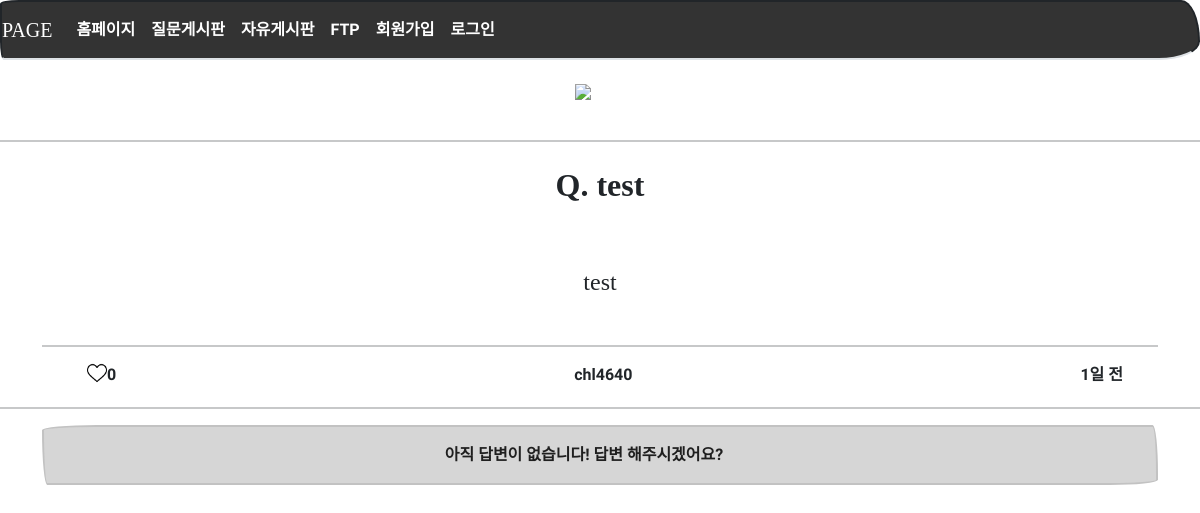
The page /question/detail/8/ on the database as committed earlier.
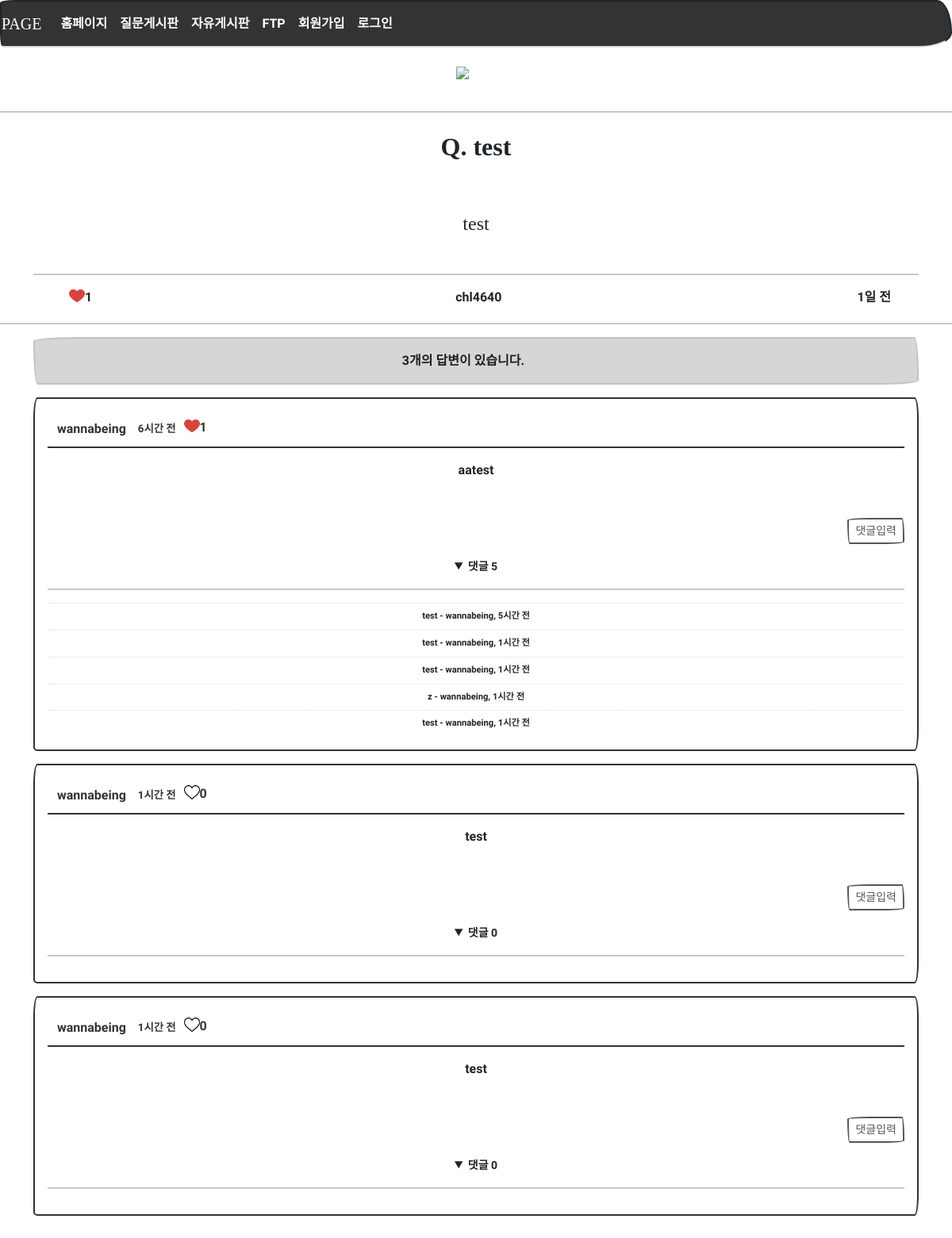
The same page on the database as committed later.
### models.py (models this page shows)
class Question(db.Model):
    id = db.Column(db.Integer, primary_key=True)
    subject = db.Column(db.String(200), nullable=False)
    content = db.Column(db.Text(), nullable=False)
    create_date = db.Column(db.DateTime(), nullable=False)
    user_id = db.Column(db.Integer, db.ForeignKey('user.id', ondelete='CASCADE'), nullable=False)
    user = db.relationship('User', backref=db.backref('question_set'))
    modify_date = db.Column(db.DateTime(), nullable=True)
    hits = db.Column(db.Integer, nullable=False, default='0')
    voter = db.relationship('User', secondary=question_voter, backref=db.backref('question_voter_set'))

class User(db.Model):
    id = db.Column(db.Integer, primary_key=True)    # id는 자동으로 증가하는 User 모델의 기본키
    username = db.Column(db.String(150), unique=True, nullable=False)
    password = db.Column(db.String(200), nullable=False)
    name = db.Column(db.String(150), nullable=False)
    email = db.Column(db.String(120), unique=True, nullable=False)

class Answer(db.Model):
    id = db.Column(db.Integer, primary_key=True)
    question_id = db.Column(db.Integer, db.ForeignKey('question.id', ondelete='CASCADE'))
    question = db.relationship('Question', backref=db.backref('answer_set'))
    content = db.Column(db.Text(), nullable=False)
    create_date = db.Column(db.DateTime(), nullable=False)
    user_id = db.Column(db.Integer, db.ForeignKey('user.id', ondelete='CASCADE'), nullable=False)
    user = db.relationship('User', backref=db.backref('answer_set'))
    modify_date = db.Column(db.DateTime(), nullable=True)
    voter = db.relationship('User', secondary=answer_voter, backref=db.backref('answer_voter_set'))

class Comment(db.Model):
    id = db.Column(db.Integer, primary_key=True)
    user_id = db.Column(db.Integer, db.ForeignKey('user.id', ondelete='CASCADE'), nullable=False)
    user = db.relationship('User', backref=db.backref('comment_set'))
    content = db.Column(db.Text(), nullable=False)
    create_date = db.Column(db.DateTime(), nullable=False)
    modify_date = db.Column(db.DateTime())
    board_id = db.Column(db.Integer, db.ForeignKey('board.id', ondelete='CASCADE'), nullable=True)
    board = db.relationship('Board', backref=db.backref('comment_set'))
    answer_id = db.Column(db.Integer, db.ForeignKey('answer.id', ondelete='CASCADE'), nullable=True)
    answer = db.relationship('Answer', backref=db.backref('comment_set'))
    voter = db.relationship('User', secondary=comment_voter, backref=db.backref('comment_voter_set'))

### views/question_views.py (the view)
@bp.route('/detail/<int:question_id>/')
def detail(question_id):
    form = AnswerForm()
    question = Question.query.get_or_404(question_id)
    question.hits += 1
    db.session.add(question)
    db.session.commit()
    return render_template('question/question_detail.html', question=question,form=form)

### filter.py (called while the page is built)
def format_datetime(value, fmt='%m월 %d일'):
    now = datetime.now()
    time = now - value
    if time < timedelta(minutes=1):
        return '방금 전'
    elif time < timedelta(hours=1):
        return str(int(time.seconds / 60)) + '분 전'
    elif time < timedelta(days=1):
        return str(int(time.seconds / 3600)) + '시간 전'
    elif time < timedelta(days=7):
        time = datetime.now().date() - value.date()
        return str(time.days) + '일 전'
    else:
        return value.strftime(fmt)

### views/login_views.py (called while the page is built)
@bp.before_app_request
def logged_in_user():
    user_id = session.get('user_id')
    if user_id is None:
        g.user = None
    else:
        g.user = User.query.get(user_id)

### templates/question/question_detail.html (shortened to what this page needs)
{% extends 'base.html' %}
{% block content %}
        <div>
  	        <center>
  	            <br>
  	            <img src="{{ url_for('static',filename='images/aq.png') }}"
                     width="50" style="margin-left: auto; margin-right: auto; display: block;" />
  	            <br>
  	        <hr width="100%" color="black" />
  	    </div>
<div class="container my-3 text-center">
    <h2 class="py-2" style="font-weight:bolder">Q. {{ question.subject }}</h2> <br><br>
        <h4>{{ question.content }}</h4> <br><hr>
        <div class="d-flex justify-content-between detail_q_title">
            <div class="d-flex" style="margin: 0px 10px">
                    {% if question.voter %}
                    <a href="#" class="recommend"
                       data-uri="{{ url_for('vote.question', question_id=question.id) }}">
                        <img src="{{ url_for('static',filename='images/after_like.png') }}"
                        width="20" style="margin-left: auto; margin-right: auto; display: block;" />
                    </a>
                    {% else %}
                    <a href="#" class="recommend"
                       data-uri="{{ url_for('vote.question', question_id=question.id) }}">
                        <img src="{{ url_for('static',filename='images/before_like.png') }}"
                        width="20" style="margin-left: auto; margin-right: auto; display: block;" />
                    </a>
                    {% endif %}
                    <div class="bg-light text-center font-weight-bolder mb-1">
                        {{ question.voter|length }}</div>
            </div>
            <div class="d-flex">
            {{ question.user.username }}
            </div>
            <div class="d-flex">
            {% if question.modify_date %}
                <p>{{ question.modify_date|datetime }}(수정)</p>
            {% else %}
                {{ question.create_date|datetime }}
            {% endif %}
            </div>
        </div>
</div>
<hr width="100%" color="black" />
<div class="container my-3 text-center">
    <div class="alert alert-dismissible alert-primary">
        {% if question.answer_set|length == 0 %}
        <strong>아직 답변이 없습니다! 답변 해주시겠어요?</strong>
        {% else %}
        <strong>{{ question.answer_set|length }}개의 답변이 있습니다.</strong>
        {% endif %}
    </div>
    {% for answer in question.answer_set %}
    <div class="card my-3">
        <div class="card-body">
            <div class="toast-header">
                <div class="detail_answer_id_text">{{ answer.user.username }}</div>
                <div class="detail_answer_time_text">
                    {% if answer.modify_date %}
                        {{ answer.modify_date|datetime }}(수정)
                    {% else %}
                        {{ answer.create_date|datetime }}
                    {% endif %}
                </div>
                <div class="d-flex" style="margin: 0px 10px">
                    {% if answer.voter %}
                    <a href="#" class="recommend" data-uri="{{ url_for('vote.answer', answer_id=answer.id) }}">
                        <img src="{{ url_for('static',filename='images/after_like.png') }}"
                        width="20" style="margin-left: auto; margin-right: auto; display: block;" />
                    </a>
                    {% else %}
                    <a href="#" class="recommend" data-uri="{{ url_for('vote.answer', answer_id=answer.id) }}">
                        <img src="{{ url_for('static',filename='images/before_like.png') }}"
                        width="20" style="margin-left: auto; margin-right: auto; display: block;" />
                    </a>
                    {% endif %}
                    <div class="bg-light text-center font-weight-bolder mb-1">{{ answer.voter|length }}</div>
                </div>
            </div>
            <div class="card-body">
                {{ answer.content }}
            </div>
            <div class="my-3 d-flex justify-content-end">
                <a href="{{ url_for('comment.create_answer', answer_id=answer.id) }}"
                class="btn btn-sm btn-outline-secondary">댓글입력</a>
            </div>
            <div>
                <details open>
                    <summary>
                        <small>댓글 {{ answer.comment_set|length }}</small>
                    </summary>
                    <hr>
                    {% if answer.comment_set|length > 0 %}
                    <div class="mt-3">
                        {% for comment in answer.comment_set %}
                        <div class="comment py-2 ">
                            <span style="white-space: pre-line;">{{ comment.content }}</span>
                            <span>
                                - {{ comment.user.username }}, {{ comment.create_date|datetime }}
                            </span>
                        </div>
                        {% endfor %}
                    </div>
                    {% endif %}
                </details>
            </div>
        </div>
    </div>
    {% endfor %}
</div> <br><br>
{% endblock %}

### templates/base.html (shortened to what this page needs)
<!doctype html>
<html lang="ko">
<head>
    <link rel="stylesheet" href="{{ url_for('static', filename='bootstrap.min.css') }}">
    <link rel="stylesheet" href="{{ url_for('static', filename='css/style.css') }}">
    <link rel="stylesheet" type="text/css" href="https://cdn.jsdelivr.net/gh/moonspam/NanumSquare@1.0/nanumsquare.css">
</head>
<body>
    {% include 'nav.html' %}
    {% block content %}
    {% endblock %}
</body>
</html>

### templates/nav.html (shortened to what this page needs)
<nav class="navbar navbar-expand-lg navbar-dark bg-primary border-bottom">
    <a class="navbar-brand" href="{{ url_for('main.home_page') }}">PAGE</a>
    <div class="collapse navbar-collapse flex-grow-0 text-center" id="navbarNav">
        <ul class="navbar-nav">
            <li class="nav-item ">
                <a class="nav-link" href="{{url_for('main.home_page')}}">홈페이지</a>
            </li>
            <li class="nav-item ">
                <a class="nav-link" href="{{url_for('question._list')}}">질문게시판</a>
            </li>
            <li class="nav-item ">
                <a class="nav-link" href="{{url_for('board._list')}}">자유게시판</a>
            </li>
            <li class="nav-item ">
                <a class="nav-link" href="{{url_for('files.main_page')}}">FTP</a>
            </li>
            {% if g.user %}
            <li class="nav-item ">
                <a class="nav-link" href="{{ url_for('login.logout') }}">{{ g.user.username }} (로그아웃)</a>
            </li>
            {% else %}
            <li class="nav-item justify-content-end">
                <a class="nav-link" href="{{url_for('login.signup')}}">회원가입</a>
            </li>
            <li class="nav-item justify-content-end">
                <a class="nav-link" href="{{url_for('login.login')}}">로그인</a>
            {% endif %}
        </ul>
    </div>
</nav>

### static/css/style.css (style rules this page uses)
.detail_q_title { padding: 0px 35px; }
.detail_answer_id_text { font-weight: bolder; }
.detail_answer_time_text { margin-left: 15px; font-size: smaller; }
.comment { border-top:dotted 1px #ddd; font-size:0.7em; }

Rows that differ between the two databases and show on the page:
added Answer: user.username "wannabeing", create_date "6시간 전", voter|length "1", content "aatest", comment_set|length "5"
added Comment: content "test", user.username "wannabeing", create_date "5시간 전"
added Comment: content "test", user.username "wannabeing", create_date "1시간 전"
added Comment: content "test", user.username "wannabeing", create_date "1시간 전"
added Comment: content "z", user.username "wannabeing", create_date "1시간 전"
added Comment: content "test", user.username "wannabeing", create_date "1시간 전"
added Answer: user.username "wannabeing", create_date "1시간 전", voter|length "0", content "test", comment_set|length "0"
added Answer: user.username "wannabeing", create_date "1시간 전", voter|length "0", content "test", comment_set|length "0"
Other text that changed with them:
{{ question.voter|length }}: "0" → "1"
{{ question.answer_set|length }}: (not shown) → "3"
text no longer shown: "아직 답변이 없습니다! 답변 해주시겠어요?"
text now shown: "개의 답변이 있습니다."
